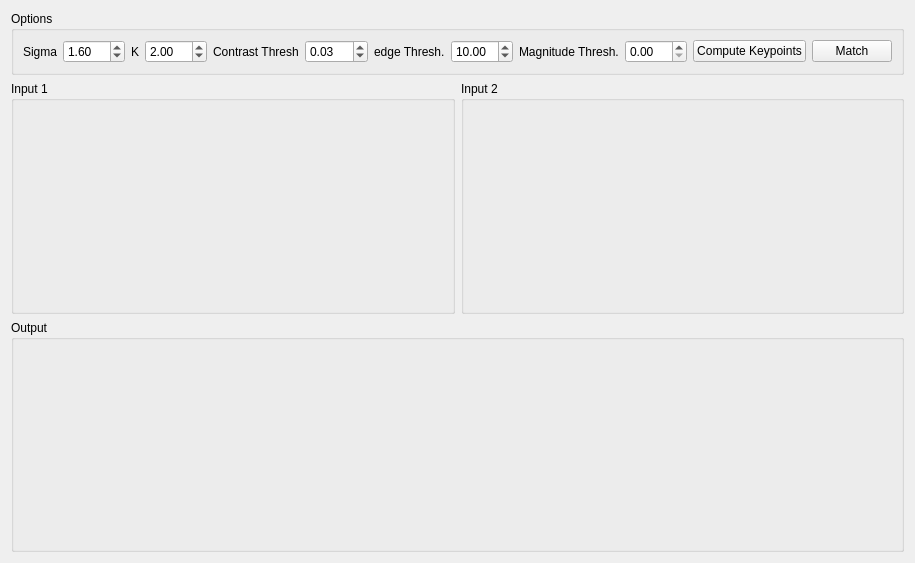
<?xml version="1.0" encoding="UTF-8"?>
<ui version="4.0">
 <class>page8</class>
 <widget class="QWidget" name="page8">
  <property name="geometry">
   <rect>
    <x>0</x>
    <y>0</y>
    <width>915</width>
    <height>563</height>
   </rect>
  </property>
  <property name="windowTitle">
   <string>Form</string>
  </property>
  <layout class="QGridLayout" name="gridLayout">
   <item row="1" column="0">
    <widget class="QGroupBox" name="groupBox_2">
     <property name="title">
      <string>Input 1</string>
     </property>
     <layout class="QHBoxLayout" name="horizontalLayout_2">
      <item>
       <widget class="Clickable" name="image1">
        <property name="text">
         <string/>
        </property>
        <property name="alignment">
         <set>Qt::AlignCenter</set>
        </property>
       </widget>
      </item>
     </layout>
    </widget>
   </item>
   <item row="1" column="1">
    <widget class="QGroupBox" name="groupBox_3">
     <property name="title">
      <string>Input 2</string>
     </property>
     <layout class="QHBoxLayout" name="horizontalLayout_3">
      <item>
       <widget class="Clickable" name="image2">
        <property name="text">
         <string/>
        </property>
        <property name="alignment">
         <set>Qt::AlignCenter</set>
        </property>
       </widget>
      </item>
     </layout>
    </widget>
   </item>
   <item row="0" column="0" colspan="2">
    <widget class="QGroupBox" name="groupBox">
     <property name="sizePolicy">
      <sizepolicy hsizetype="Preferred" vsizetype="Maximum">
       <horstretch>0</horstretch>
       <verstretch>0</verstretch>
      </sizepolicy>
     </property>
     <property name="title">
      <string>Options</string>
     </property>
     <layout class="QHBoxLayout" name="horizontalLayout">
      <item>
       <widget class="QLabel" name="label">
        <property name="sizePolicy">
         <sizepolicy hsizetype="Maximum" vsizetype="Preferred">
          <horstretch>0</horstretch>
          <verstretch>0</verstretch>
         </sizepolicy>
        </property>
        <property name="text">
         <string>Sigma</string>
        </property>
       </widget>
      </item>
      <item>
       <widget class="QDoubleSpinBox" name="sigmaSpin">
        <property name="value">
         <double>1.600000000000000</double>
        </property>
       </widget>
      </item>
      <item>
       <widget class="QLabel" name="label_2">
        <property name="sizePolicy">
         <sizepolicy hsizetype="Maximum" vsizetype="Preferred">
          <horstretch>0</horstretch>
          <verstretch>0</verstretch>
         </sizepolicy>
        </property>
        <property name="text">
         <string>K</string>
        </property>
       </widget>
      </item>
      <item>
       <widget class="QDoubleSpinBox" name="KSpin">
        <property name="value">
         <double>2.000000000000000</double>
        </property>
       </widget>
      </item>
      <item>
       <widget class="QLabel" name="label_3">
        <property name="sizePolicy">
         <sizepolicy hsizetype="Maximum" vsizetype="Preferred">
          <horstretch>0</horstretch>
          <verstretch>0</verstretch>
         </sizepolicy>
        </property>
        <property name="text">
         <string>Contrast Thresh</string>
        </property>
       </widget>
      </item>
      <item>
       <widget class="QDoubleSpinBox" name="ContrastSpin">
        <property name="value">
         <double>0.030000000000000</double>
        </property>
       </widget>
      </item>
      <item>
       <widget class="QLabel" name="label_4">
        <property name="sizePolicy">
         <sizepolicy hsizetype="Maximum" vsizetype="Preferred">
          <horstretch>0</horstretch>
          <verstretch>0</verstretch>
         </sizepolicy>
        </property>
        <property name="text">
         <string>edge Thresh.</string>
        </property>
       </widget>
      </item>
      <item>
       <widget class="QDoubleSpinBox" name="EdgeSpin">
        <property name="value">
         <double>10.000000000000000</double>
        </property>
       </widget>
      </item>
      <item>
       <widget class="QLabel" name="label_5">
        <property name="sizePolicy">
         <sizepolicy hsizetype="Maximum" vsizetype="Preferred">
          <horstretch>0</horstretch>
          <verstretch>0</verstretch>
         </sizepolicy>
        </property>
        <property name="text">
         <string>Magnitude Thresh.</string>
        </property>
       </widget>
      </item>
      <item>
       <widget class="QDoubleSpinBox" name="MagSpin"/>
      </item>
      <item>
       <widget class="QPushButton" name="pushButton">
        <property name="text">
         <string>Compute Keypoints</string>
        </property>
       </widget>
      </item>
      <item>
       <widget class="QPushButton" name="pushButton_2">
        <property name="text">
         <string>Match</string>
        </property>
       </widget>
      </item>
     </layout>
    </widget>
   </item>
   <item row="2" column="0" colspan="2">
    <widget class="QGroupBox" name="groupBox_4">
     <property name="title">
      <string>Output</string>
     </property>
     <layout class="QHBoxLayout" name="horizontalLayout_4">
      <item>
       <widget class="QLabel" name="image3">
        <property name="text">
         <string/>
        </property>
        <property name="alignment">
         <set>Qt::AlignCenter</set>
        </property>
       </widget>
      </item>
     </layout>
    </widget>
   </item>
  </layout>
 </widget>
 <customwidgets>
  <customwidget>
   <class>Clickable</class>
   <extends>QLabel</extends>
   <header>utilities\clickable.h</header>
   <slots>
    <signal>clicked()</signal>
   </slots>
  </customwidget>
 </customwidgets>
 <resources/>
 <connections/>
</ui>
